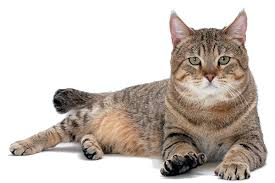
#> input picture Interview-Assignment/Puja-DL-Assignment/test_cat1.jpg, 275 x 183 px, given in place of video_cp.mp4, which was not available
$ jupyter execute Untitled.ipynb
#> lines starting #> are read from the running program, lines starting #| are printed output that depends on the picture; after the words box and inside, x2 and y2 are one past the last pixel; in counts of white or black regions, pixels touching at a corner belong together; pictures that were not available may be replaced by others from this repository, and a replacement may not be noted
[cell 1]
# importing the necessary libraries
import cv2
import numpy as np

[cell 2]
# Creating a VideoCapture object to read the video
cap = cv2.VideoCapture('video_cp.mp4')

[cell 3]
ret, frame = cap.read()
#> frame is the input picture: shape (183, 275, 3); mean B, G, R 190.1, 196.7, 205.3
print(frame)
#> (printed output is left out)

[cell 4]
# Loop until the end of the video
while (cap.isOpened()):

	# Capture frame-by-frame
	ret, frame = cap.read()
	frame = cv2.resize(frame, (54, 54), fx = 0, fy = 0,
						interpolation = cv2.INTER_CUBIC)
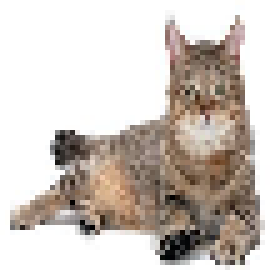
#> frame: shape (54, 54, 3) (shown 5 times larger); mean B, G, R 190.4, 197, 205.5

	# Display the resulting frame
	cv2.imshow('Frame', frame)

	# conversion of BGR to grayscale is necessary to apply this operation
	gray = cv2.cvtColor(frame, cv2.COLOR_BGR2GRAY)
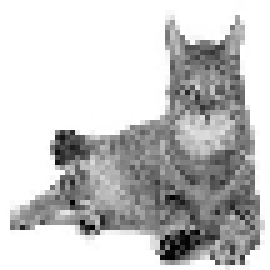
#> gray: shape (54, 54) (shown 5 times larger); min 0, max 255, mean 198.8

	# adaptive thresholding to use different threshold
	# values on different regions of the frame.
	Thresh = cv2.adaptiveThreshold(gray, 255, cv2.ADAPTIVE_THRESH_MEAN_C,
										cv2.THRESH_BINARY_INV, 11, 2)
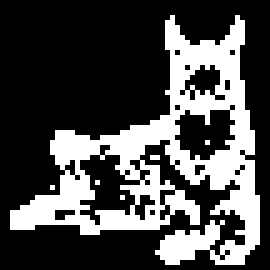
#> Thresh: shape (54, 54) (shown 5 times larger); 29.5% white; 6 white regions (5 under 20 px), largest, box (x1, y1, x2, y2) and area: (2, 3, 52, 53) 855

	cv2.imshow('Thresh', Thresh)
	# define q as the exit button
	if cv2.waitKey(25) & 0xFF == ord('q'):
#> (key q is pressed here)
		break

# release the video capture object
cap.release()
# Closes all the windows currently opened.
cv2.destroyAllWindows()

[cell 5]
# Loop until the end of the video
while (cap.isOpened()):
    # Capture frame-by-frame
    ret, frame = cap.read()
    frame = cv2.resize(frame, (54, 54), fx = 0, fy = 0,
                         interpolation = cv2.INTER_CUBIC)

    # Display the resulting frame
    cv2.imshow('Frame', frame)

    # using cv2.Gaussianblur() method to blur the video

    # (5, 5) is the kernel size for blurring.
    gaussianblur = cv2.GaussianBlur(frame, (5, 5), 0)
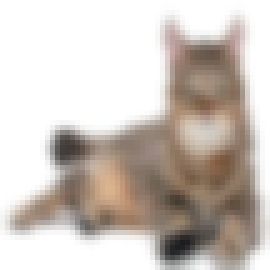
#> gaussianblur: shape (54, 54, 3) (shown 5 times larger); mean B, G, R 190.2, 196.8, 205.3
    cv2.imshow('gblur', gaussianblur)

    # define q as the exit button
    if cv2.waitKey(25) & 0xFF == ord('q'):
#> (key q is pressed here)
        break

# release the video capture object
cap.release()

# Closes all the windows currently opened.
cv2.destroyAllWindows()

$ run again, on Interview-Assignment/Puja-DL-Assignment/test_cat3.jpg
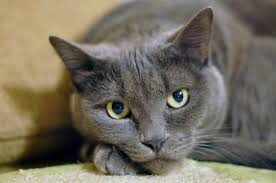
#> input picture Interview-Assignment/Puja-DL-Assignment/test_cat3.jpg, 276 x 183 px, given in place of video_cp.mp4, which was not available
#> frame is the input picture: shape (183, 276, 3); mean B, G, R 95.3, 109.5, 116.5
#> (printed output is left out)
#> frame: shape (54, 54, 3)
#> `Thresh = cv2.adaptiveThreshold(gray, 255, cv2.ADAPTIVE_THRESH_MEAN_C, ..`:
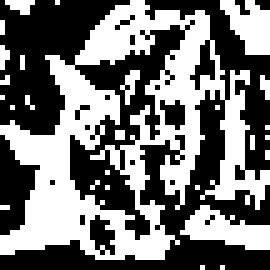
#> Thresh: shape (54, 54) (shown 5 times larger); 46% white; 27 white regions (24 under 20 px), largest, box (x1, y1, x2, y2) and area: (0, 0, 54, 52) 1106, (36, 41, 54, 50) 88, (44, 0, 54, 11) 71
#> `gaussianblur = cv2.GaussianBlur(frame, (5, 5), 0)`:
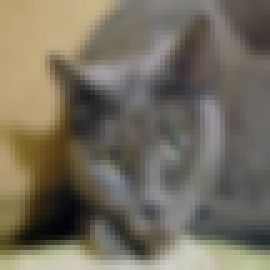
#> gaussianblur: shape (54, 54, 3) (shown 5 times larger); mean B, G, R 95.1, 109.5, 116.4

$ run again, on Interview-Assignment/Puja-DL-Assignment/test_dog1.jpg
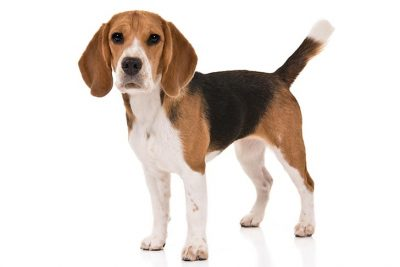
#> input picture Interview-Assignment/Puja-DL-Assignment/test_dog1.jpg, 400 x 267 px, given in place of video_cp.mp4, which was not available
#> frame is the input picture: shape (267, 400, 3); mean B, G, R 214.2, 219.6, 227.5
#> (printed output is left out)
#> frame: shape (54, 54, 3)
#> `Thresh = cv2.adaptiveThreshold(gray, 255, cv2.ADAPTIVE_THRESH_MEAN_C, ..`:
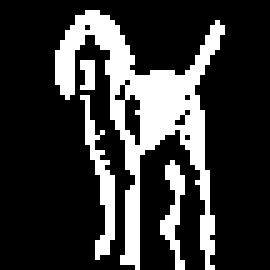
#> Thresh: shape (54, 54) (shown 5 times larger); 22.1% white; 4 white regions (1 under 20 px), largest, box (x1, y1, x2, y2) and area: (11, 2, 45, 54) 505, (16, 19, 23, 52) 75, (32, 32, 37, 54) 50
#> `gaussianblur = cv2.GaussianBlur(frame, (5, 5), 0)`:
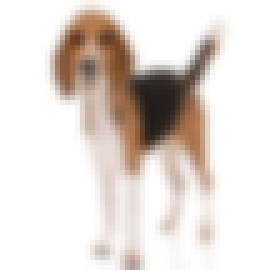
#> gaussianblur: shape (54, 54, 3) (shown 5 times larger); mean B, G, R 213.9, 219.4, 227.3
